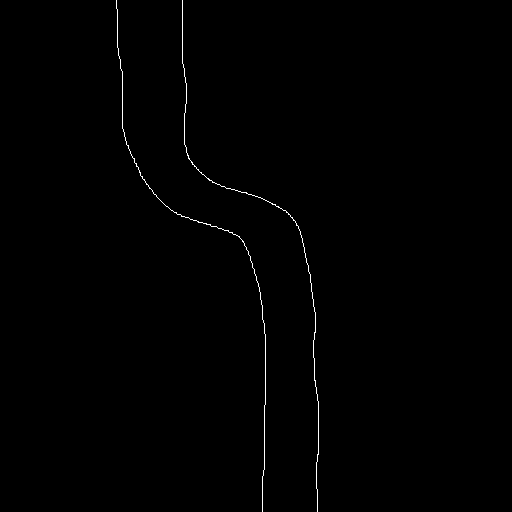
#> input picture im05.png, 512 x 512 px
$ python findmidline.py
#> lines starting #> are read from the running program, lines starting #| are printed output that depends on the picture; after the words box and inside, x2 and y2 are one past the last pixel; in counts of white or black regions, pixels touching at a corner belong together
from PIL import Image, ImageDraw

# Open the image file
img = Image.open("im05.png").convert("L")  # Convert to grayscale
#> img is the input picture: PIL image 512x512 L; 0.44% white in thin lines or dots, all inside (x1, y1, x2, y2) = (116, 0, 319, 512)

# Initialize a list to hold the coordinates of pixels with values more than 0
pixels_more_than_zero = []

# Iterate over each pixel
for x in range(img.width):
    for y in range(img.height):
        # Get the pixel value
        pixel_value = img.getpixel((x, y))
        # Check if the pixel's value is more than 0
        if pixel_value > 0:
            # Add the pixel's coordinates to the list
            pixels_more_than_zero.append((x, y))
#> after the loop, pixels_more_than_zero = 1154 pairs, first value 116 to 318, second value 0 to 511

pixels_more_than_zero = sorted(pixels_more_than_zero, key=lambda x: x[1])

# Find pairs with certain values
image_size = img.size[1]
#> image_size = 512
pairs = []
left_side = []
right_side = []

for i in range(image_size - 1):
    pairs = []
    for j in range(len(pixels_more_than_zero) - 1):
        if pixels_more_than_zero[j][1] == i:
            pairs.append((pixels_more_than_zero[j]))
    if len(pairs) > 1:
        left_value = min(pairs, key=lambda x: x[0])
        right_value = max(pairs, key=lambda x: x[0])
        left_side.append(left_value)
        right_side.append(right_value)
#> after the loop, left_side = 511 pairs, first value 116 to 265, second value 0 to 510; right_side = 511 pairs, first value 182 to 318, second value 0 to 510

left_side = sorted(left_side, key=lambda x: x[1])
right_side = sorted(right_side, key=lambda x: x[1])

# Calculate slope for each side
left_side_slope = []
top_bottom_padding = 10
high_slope = 1000
for i in range(len(left_side) - 1):
    x, y = left_side[i]
    if i <top_bottom_padding or i > len(left_side) - top_bottom_padding:
        slope = high_slope
    else:
        x1, y1 = left_side[i - 5]
        x2, y2 = left_side[i + 5]

        try:
            # Calculate the slope
            slope = (y2 - y1) / (x2 - x1)
            if abs(slope) > 6:
                slope = high_slope
        except ZeroDivisionError:
            # Handle division by zero
            slope = high_slope
    left_side_slope.append((x, y, slope))
#> this loop made 510 passes
#> (x, x1, x2) on passes 11 to 22: (117, 116, 117), (117, 116, 117), (117, 116, 117), (117, 116, 117), (117, 117, 117), (117, 117, 117), (117, 117, 117), (117, 117, 117), (117, 117, 117), (117, 117, 117), (117, 117, 117), (117, 117, 117)
#> x on passes 1 to 6: 116, 116, 116, 116, 116, 116

right_side_slope = []
for i in range(len(right_side) - 1):
    x, y = right_side[i]
    if i <top_bottom_padding or i > len(right_side) - top_bottom_padding:
        slope = high_slope
    else:
        x1, y1 = right_side[i - 5]
        x2, y2 = right_side[i + 1 + 5]

        try:
            # Calculate the slope
            slope = (y2 - y1) / (x2 - x1)
            if abs(slope) > 6:
                slope = high_slope
        except ZeroDivisionError:
            # Handle division by zero
            slope = high_slope
    right_side_slope.append((x, y, slope))

# calculate the element wise distance between the two sides
distance = []
end_index_skip = 3
for i in range(len(left_side_slope) - end_index_skip):
    dist = abs(left_side_slope[i][0] - right_side[i][0])
    distance.append(dist)

# print(f"Distance: {distance}")

distance2 = []
# if one of the lines is vertical or they have
# equal slope with opposite sign, then the distance is calculated
# with just a horizontal distance
# Other wise search for the closest point
# on the other line and calculate the distance
search_range = 60
slope_similarity = 0.5
for i in range(int(search_range/2), len(left_side_slope) - int(search_range/2)):
    if left_side_slope[i][2] ==high_slope or right_side_slope[i][2] ==high_slope or \
    abs(left_side_slope[i][2] + right_side_slope[i][2]) < slope_similarity:
        dist = abs(left_side_slope[i + 1][0] - right_side_slope[i + 1][0])
        distance2.append((left_side_slope[i][0], left_side_slope[i][1],
                          right_side_slope[i][0], right_side_slope[i][1], dist))
    else:
        dist0 = 100000
        k0 = 0
        for j in range(search_range):
            dist = abs(left_side_slope[i][0] - right_side[int(i - search_range/2 + j)][0])
            k = int(i - search_range/2 + j)
            if dist > dist0:
                dist = dist0
                k = k0
            dist0 = dist
            k0 = k

        distance2.append((left_side_slope[i][0], left_side_slope[i][1],
                          right_side[k][0], right_side[k][1], dist))

# print(f"Distance: {distance2}")

img = Image.open("im05.png").convert("RGB")
draw = ImageDraw.Draw(img)

skipping_factor = 10 # to avoid drawing all the lines
for i in range(0, len(distance2), skipping_factor):
    x1, y1, x2, y2, _ = distance2[i]
    draw.line((x1, y1, x2, y2), fill=(128, 0, 0), width=2)
#> this loop made 45 passes
#> i on passes 2 to 13: 10, 20, 30, 40, 50, 60, 70, 80, 90, 100, 110, 120

img.show()
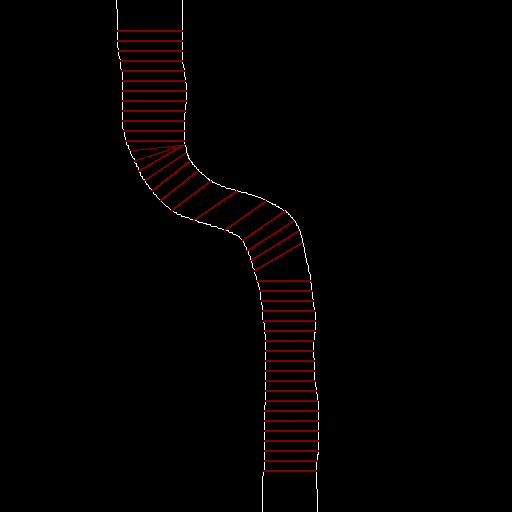
#> shown: PIL image 512x512 RGB; mean R, G, B 3.4, 1, 1

$ run again, with im04_lines.png copied over im05.png
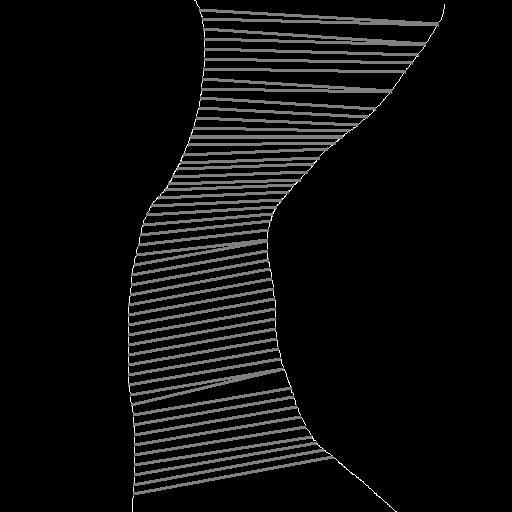
#> input picture im04_lines.png, 512 x 512 px
#> img is the input picture: PIL image 512x512 L; min 0, max 255, mean 13.5
#> after the loop `for x in range(img.width):`: pixels_more_than_zero = 26748 items
#> after the loop `for i in range(image_size - 1):`: left_side = 508 pairs, first value 128 to 204, second value 0 to 510; right_side = 508 pairs, first value 195 to 444, second value 0 to 510
#> the loop `for i in range(len(left_side) - 1):` made 507 passes
#> (x, y, x1, x2) on passes 11 to 18: (200, 13, 199, 202), (201, 14, 199, 202), (201, 15, 199, 202), (201, 16, 199, 202), (202, 17, 200, 202), (202, 18, 200, 202), (202, 19, 201, 203), (202, 20, 201, 203)
#> img: PIL image 512x512 RGB
#> the loop `for i in range(0, len(distance2), skipping_factor):` made 45 passes
#> i on passes 2 to 9: 10, 20, 30, 40, 50, 60, 70, 80
#> `img.show()`:
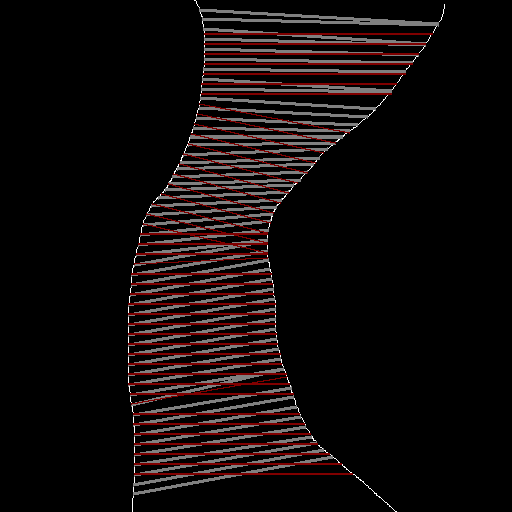
#> shown: PIL image 512x512 RGB; mean R, G, B 17.5, 11.4, 11.4
